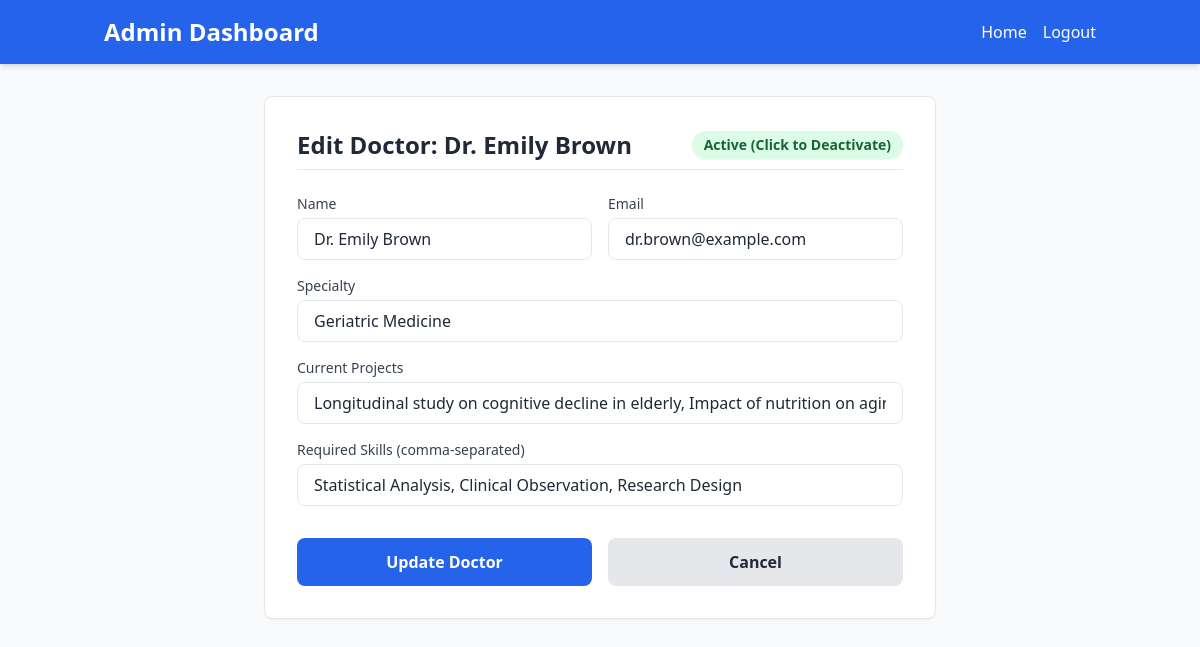
The app's page /admin/doctor/51 (signed in), older data.
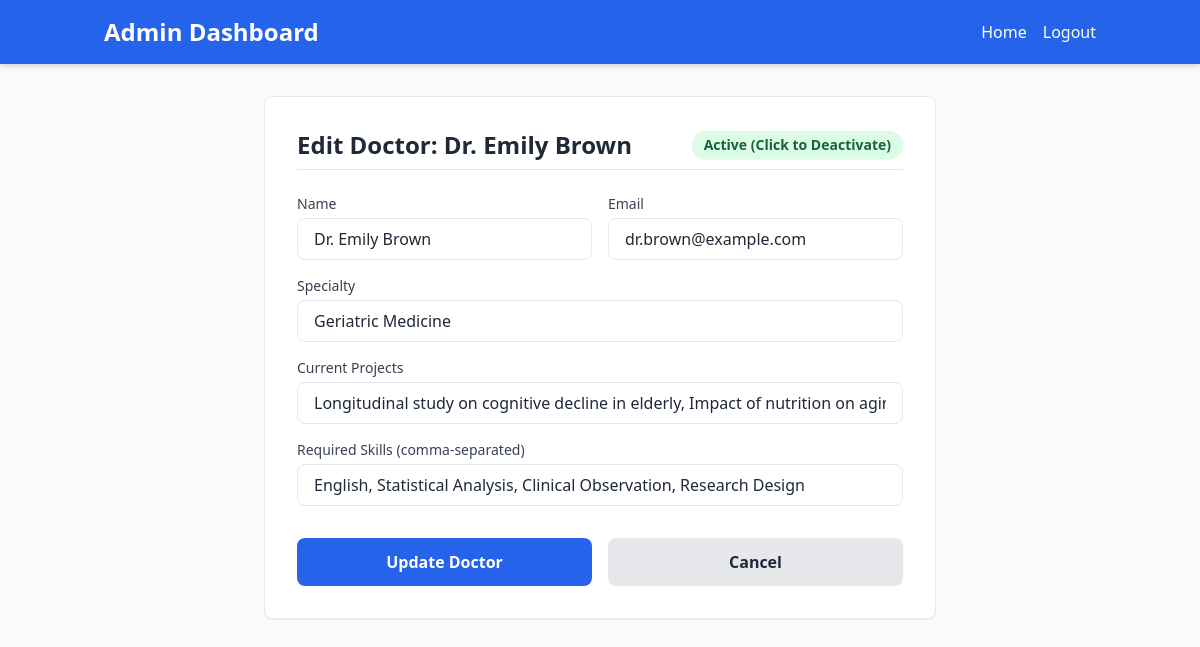
The same page, newer data.
### app/models.py (models this page shows, shortened)
class User(UserMixin, db.Model):
    id = db.Column(db.Integer, primary_key=True)
    name = db.Column(db.String(64), index=True, unique=True)
    email = db.Column(db.String(120), index=True, unique=True)
    password_hash = db.Column(db.String(128))
    role = db.Column(db.String(10), index=True, default='user')
    is_active = db.Column(db.Boolean, default=True)
    linked_status = db.Column(db.String(256), nullable=True)

class Doctor(User):
    __tablename__ = 'doctor'
    id = db.Column(db.Integer, db.ForeignKey('user.id'), primary_key=True)
    specialty = db.Column(db.String(128))
    current_projects = db.Column(db.String(512))
    required_skills = db.Column(db.String(256))

### app/routes.py (the view, shortened to what this page needs)
@app.route('/admin/doctor/<int:id>', methods=['GET', 'POST'])
@login_required
@admin_required
def edit_doctor(id):
    doctor = Doctor.query.get(id)
    if not doctor:
        flash('Doctor not found.')
        return redirect(url_for('index'))
    return render_template('edit_doctor.html', doctor=doctor)

### app/models.py (called while the page is built)
@login.user_loader
def load_user(id):
    return User.query.get(int(id))

### app/routes.py (called while the page is built)
def admin_required(f):
    @wraps(f)
    def decorated_function(*args, **kwargs):
        if not current_user.is_authenticated or current_user.role != 'admin':
            flash('You do not have permission to access this page.')
            return redirect(url_for('index'))
        return f(*args, **kwargs)
    return decorated_function

### app/templates/edit_doctor.html (shortened to what the changed rows need)
<!DOCTYPE html>
<html lang="en">
<head>
    <script src="https://cdn.tailwindcss.com"></script>
</head>
<body class="bg-gray-50 text-gray-800 font-sans min-h-screen flex flex-col">
    <header class="bg-blue-600 text-white shadow-md">
        <div class="container mx-auto px-4 py-4 flex justify-between items-center">
            <h1 class="text-2xl font-bold">Admin Dashboard</h1>
        </div>
    </header>
    <main class="flex-grow container mx-auto px-4 py-8">
        <div class="max-w-2xl mx-auto bg-white p-8 rounded-lg shadow-sm border border-gray-200">
            <div class="flex justify-between items-center mb-6 border-b pb-2">
                <h2 class="text-2xl font-bold text-gray-800">Edit Doctor: {{ doctor.name }}</h2>
            </div>
            <form method="post" class="space-y-4">
                <div>
                    <label class="block text-sm font-medium text-gray-700 mb-1">Specialty</label>
                    <input type="text" name="specialty" placeholder="Specialty"
                        value="{{ doctor.specialty if doctor.specialty else '' }}"
                        class="w-full px-4 py-2 border rounded-lg focus:outline-none focus:ring-2 focus:ring-blue-500">
                </div>
                <div>
                    <label class="block text-sm font-medium text-gray-700 mb-1">Current Projects</label>
                    <input type="text" name="current_projects" placeholder="Current Projects"
                        value="{{ doctor.current_projects if doctor.current_projects else '' }}"
                        class="w-full px-4 py-2 border rounded-lg focus:outline-none focus:ring-2 focus:ring-blue-500">
                </div>
                <div>
                    <label class="block text-sm font-medium text-gray-700 mb-1">Required Skills
                        (comma-separated)</label>
                    <input type="text" name="required_skills" placeholder="Required Skills"
                        value="{{ doctor.required_skills if doctor.required_skills else '' }}"
                        class="w-full px-4 py-2 border rounded-lg focus:outline-none focus:ring-2 focus:ring-blue-500">
                </div>
            </form>
        </div>
    </main>
</body>
</html>

Row changes from the older to the newer data that the page shows:
changed Doctor "Geriatric Medicine": required_skills "Statistical Analysis, Clinical Observation, Research Design" → "English, Statistical Analysis, Clinical Observation, Research Design"
